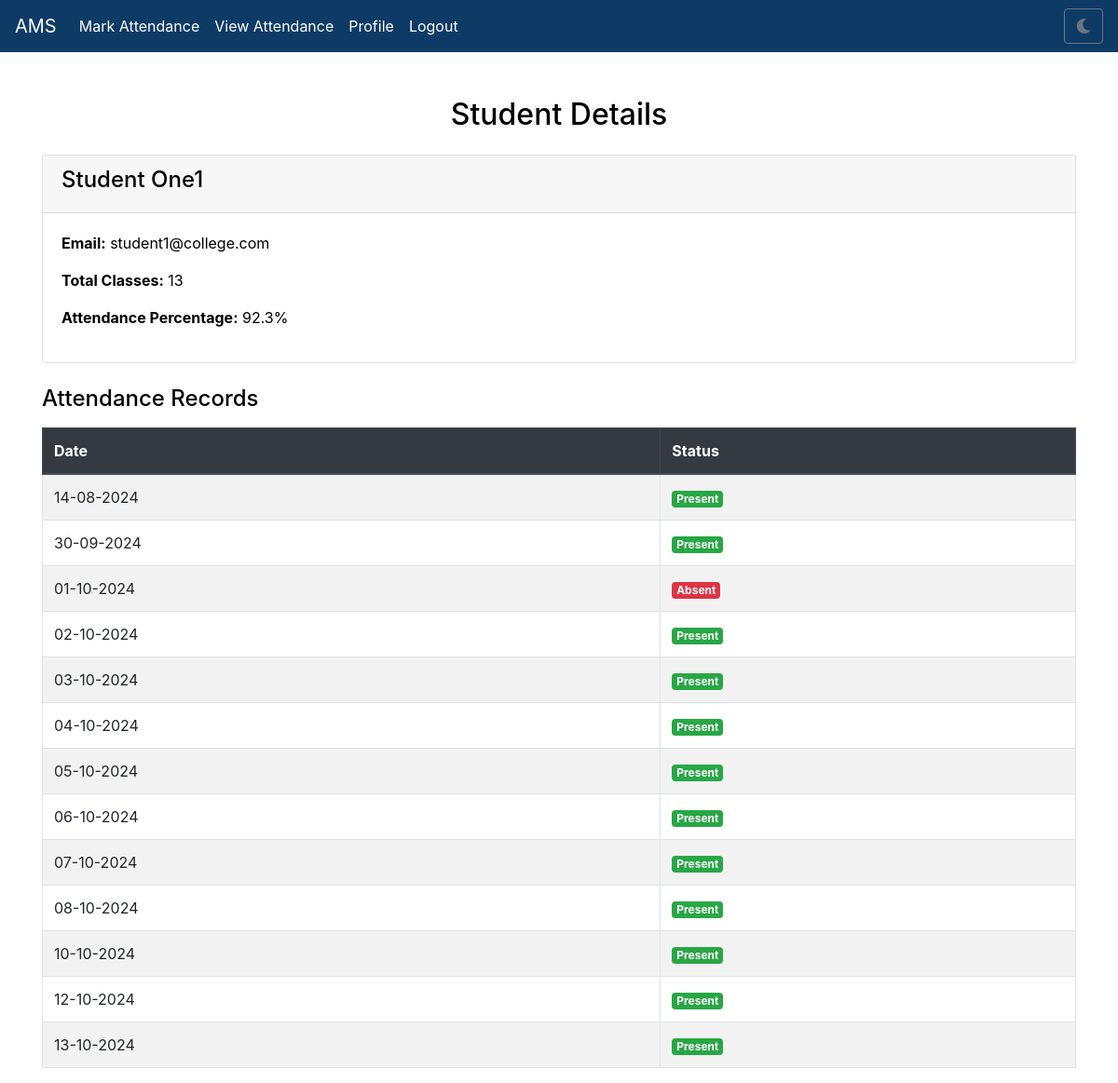
The page /student/1 (signed in) on the database as committed earlier.
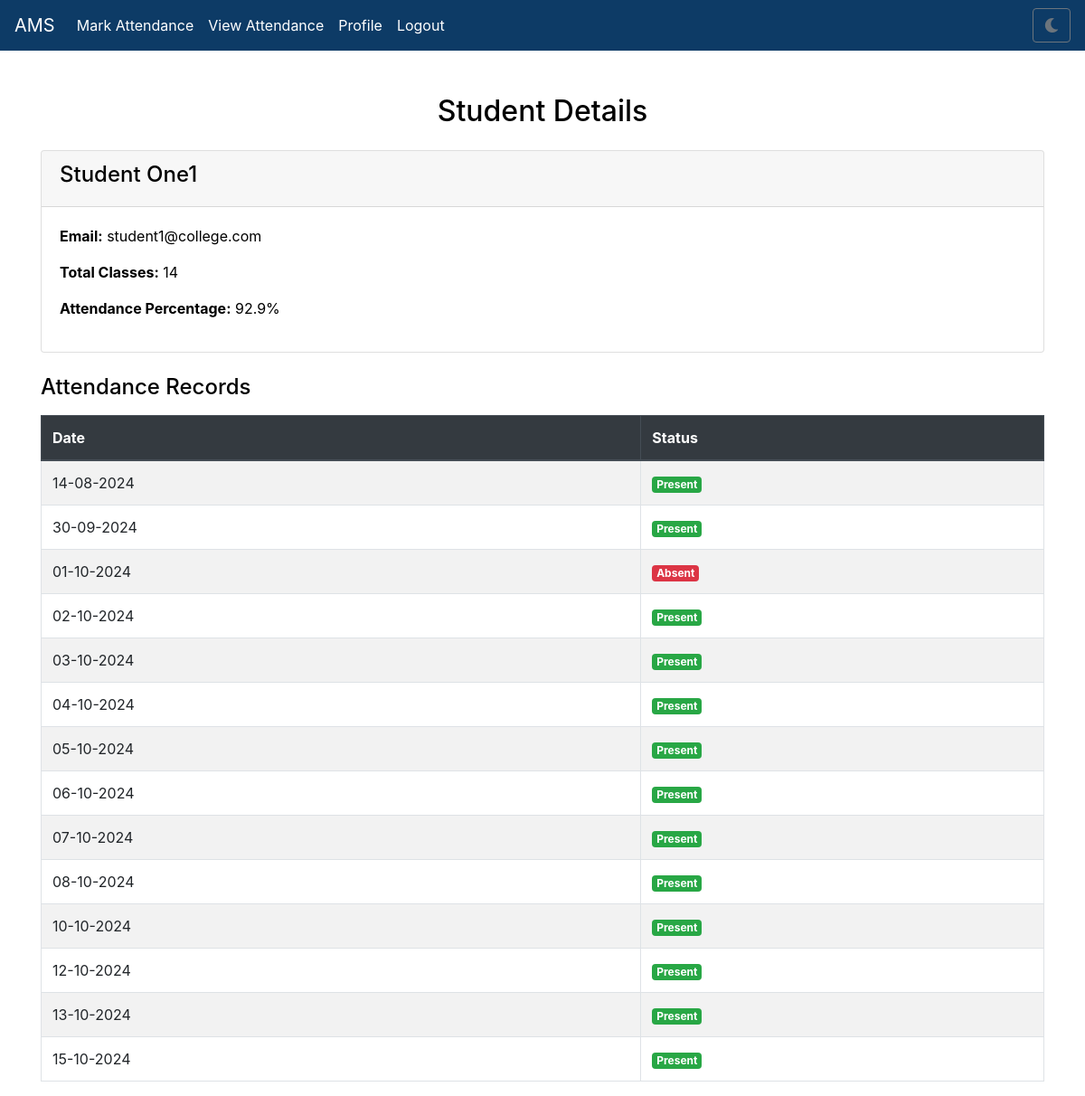
The same page on the database as committed later.
### app.py (models this page shows)
class Attendance(db.Model):
    id = db.Column(db.Integer, primary_key=True)
    student_id = db.Column(db.Integer, db.ForeignKey('student.id'), nullable=False)
    date = db.Column(db.Date, nullable=False)
    status = db.Column(db.String(10), nullable=False)  # 'Present' or 'Absent'

### app.py (the view)
@app.route('/student/<int:student_id>')
@login_required
def student_details(student_id):
    try:
        student = Student.query.get_or_404(student_id)
        attendance_records = Attendance.query.filter_by(student_id=student.id).order_by(Attendance.date).all()
        total_classes = Attendance.query.with_entities(Attendance.date).distinct().count()
        present_days = Attendance.query.filter_by(student_id=student.id, status='Present').count()
        percentage = (present_days / total_classes * 100) if total_classes > 0 else 0
        return render_template(
            'student_details.html',
            student=student,
            records=attendance_records,
            percentage=percentage,
            show_navbar=True
        )
    except Exception as e:
        logging.error(f"Error in /student/<student_id>: {e}")
        flash('An unexpected error occurred.', 'danger')
        return redirect(url_for('view_attendance'))

### app.py (called while the page is built)
@app.context_processor
def inject_csrf_token():
    return dict(csrf_token=generate_csrf())

@login_manager.user_loader
def load_user(user_id):
    return Admin.query.get(int(user_id))

### templates/student_details.html
{% extends 'base.html' %}
{% block content %}
<div class="container mt-5">
    <h2 class="text-center mb-4">Student Details</h2>
    <div class="card mb-4">
        <div class="card-header">
            <h4>{{ student.full_name }}</h4>
        </div>
        <div class="card-body">
            <p><strong>Email:</strong> {{ student.email }}</p>
            <p><strong>Total Classes:</strong> {{ records|length }}</p>
            <p><strong>Attendance Percentage:</strong> {{ "%.1f" % percentage }}%</p>
        </div>
    </div>
    <h4 class="mb-3">Attendance Records</h4>
    <table class="table table-striped table-bordered">
        <thead class="thead-dark">
            <tr>
                <th>Date</th>
                <th>Status</th>
            </tr>
        </thead>
        <tbody>
            {% for record in records %}
            <tr>
                <td>{{ record.date.strftime('%d-%m-%Y') }}</td>
                <td>
                    {% if record.status == 'Present' %}
                        <span class="badge badge-success">Present</span>
                    {% else %}
                        <span class="badge badge-danger">Absent</span>
                    {% endif %}
                </td>
            </tr>
            {% endfor %}
        </tbody>
    </table>
</div>
{% endblock %}

Rows that differ between the two databases and show on the page:
added Attendance: date "15-10-2024", status "Present"
Other text that changed with them:
{{ records|length }}: "13" → "14"
{{ "%.1f" % percentage }}: "92.3" → "92.9"
